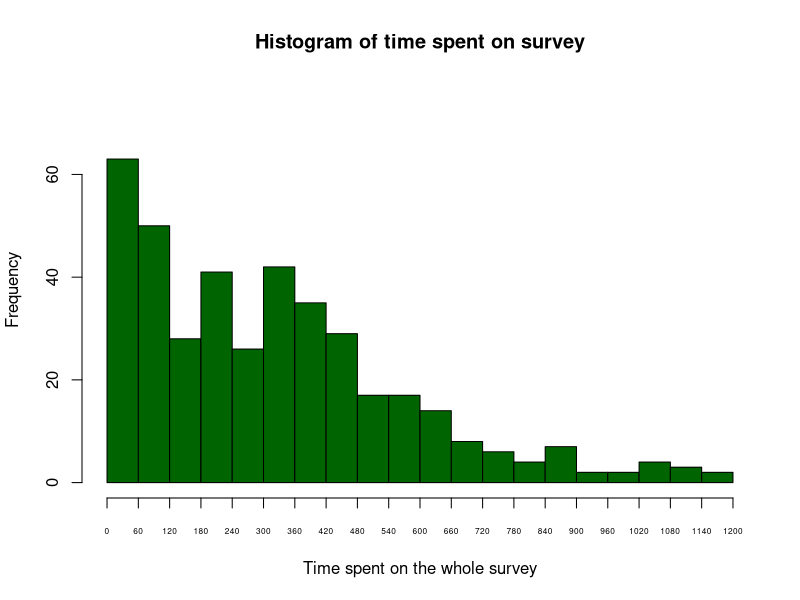
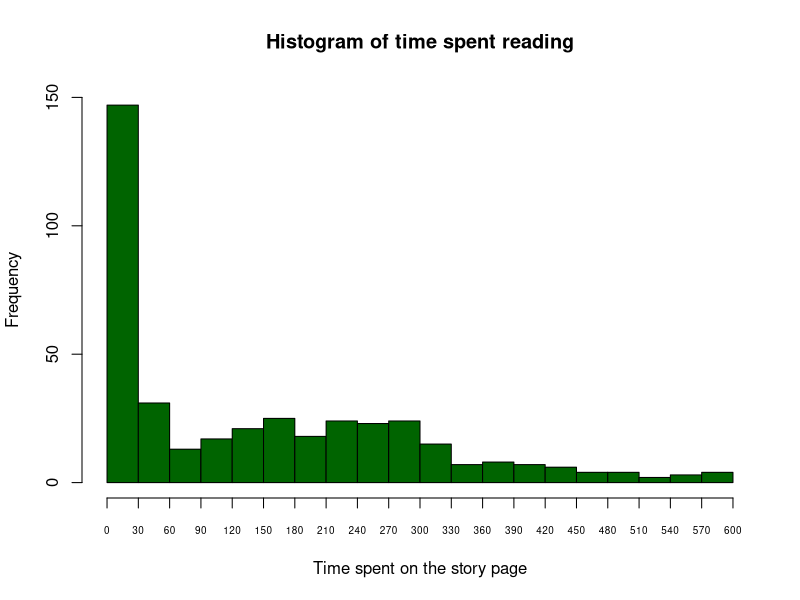
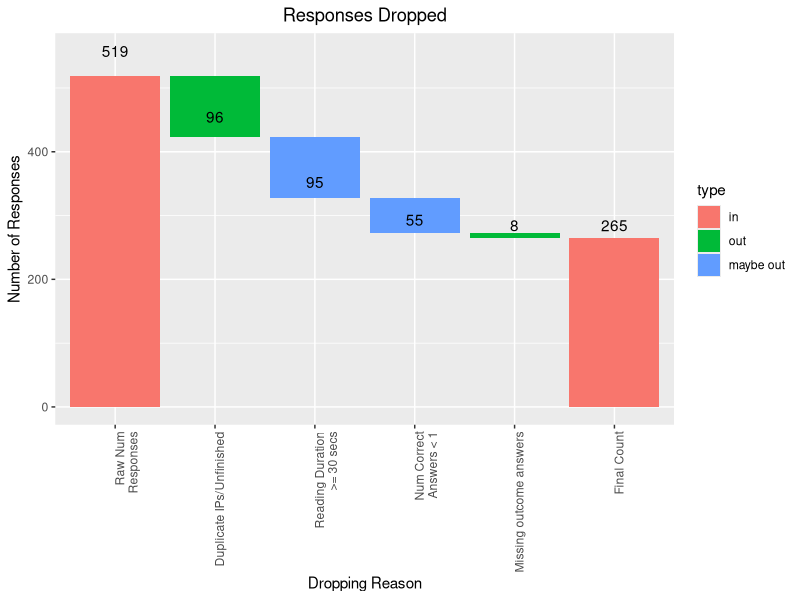

The R script that drew these images, in order:
## ---- chunk 1
knitr::opts_chunk$set(echo = TRUE)

# load packages
library(lmtest) 
library(knitr)
library(data.table)
library(tidyverse)
separator <- paste(rep("=",70), collapse = "")
## ---- chunk 2
mturk_masters = 
  read.csv("experiment_results/mturk_W241_Final-Project_Survey_Masters-Batch_Results.csv")
mturk_regulars = 
  read.csv("experiment_results/mturk_W241_Final-Project_Survey_Non-Masters-Batch_Results.csv")

# the second and third rows of the qualtrics results contain meta info 
# we do not need so we remove it here
all_content = 
  readLines("experiment_results/qualtrics_W241_Final-Project_Survey_Experiment_August-1-2018_14-06.csv")
all_content = all_content[-3]
all_content = all_content[-2]
qualtrics = read.csv(textConnection(all_content), header = TRUE, stringsAsFactors = FALSE)
rm(all_content)
# thank you: https://stackoverflow.com/questions/15860071/read-csv-header-on-first-line-skip-second-line
## ---- chunk 3
# assign groups
mturk_masters['source_group'] = 1 
mturk_regulars['source_group'] = 2
mturk_all = rbind(mturk_masters, mturk_regulars)

# keep these columns and drop the rest (switched to reverse where we explicitly drop the not necessary ones so that we are more clear about what we are dropping)
#mturk_cols_to_keep = c('HITId', 'CreationTime', 'Expiration', 'AssignmentId', 'WorkerId', 'AssignmentStatus', 'AcceptTime', 'SubmitTime', 'WorkTimeInSeconds', 'LifetimeApprovalRate', 'Last30DaysApprovalRate', 'Last7DaysApprovalRate', 'Answer.surveycode', 'source_group')
#mturk_all = mturk_all[mturk_cols_to_keep]

# drop unnecessary columns
mturk_all = subset(mturk_all, select = -c(HITTypeId, Title, Description, Keywords, 
                                          Reward, MaxAssignments, RequesterAnnotation, 
                                          AssignmentDurationInSeconds, AutoApprovalDelayInSeconds, 
                                          NumberOfSimilarHITs, LifetimeInSeconds, AssignmentId, 
                                          AutoApprovalTime, ApprovalTime, RejectionTime, 
                                          RequesterFeedback, Approve, Reject))

# rename mTurkCode column to match qualtrics
mturk_all['mTurkCode'] = mturk_all['Answer.surveycode']

# check out the combined dataset
#head(mturk_all)
table(mturk_all['source_group'])
dim(mturk_all)
## ---- chunk 4
#head(qualtrics)
responses = merge(x = qualtrics, y = mturk_all, by = "mTurkCode", all.x = TRUE)
dim(responses)
table(responses$source_group)
#head(responses)
#colnames(responses)
responses$source_group[is.na(responses$source_group)] = 3
responses$source_group <- factor(responses$source_group, labels = c("Mturk Masters", "Mturk Regulars", "F&F"))
#hist(responses$source_group, breaks=3) # could probably make this prettier
table(responses$source_group)
## ---- chunk 5
rm(list = c('mturk_all', 'mturk_masters', 'mturk_regulars', 'qualtrics'))
## ---- chunk 6
table(responses$Status)
## ---- chunk 7
# record duplicate IP Addresses and first timestamp
responses %>% 
  group_by(IPAddress) %>% 
  arrange(StartDate) %>% 
  summarize(ip_count = n(),
            StartDate = first(StartDate)) %>% 
  filter(ip_count > 1) -> duplicate_ips

# merge duplicate IP Addresses based on first time stamp
responses <- merge(x = responses, y = duplicate_ips, 
               by = c("IPAddress", "StartDate"), all.x = TRUE)
# merge all duplicate IP Addresses
responses <- merge(x = responses, y = duplicate_ips[,c("IPAddress", "ip_count")], 
               by = "IPAddress", all.x = TRUE)

responses$duplicate_ip <- 0
responses[!is.na(responses$ip_count.y),]$duplicate_ip <- 1
responses$duplicate_ip_xfirst <- 0
responses[!is.na(responses$ip_count.x),]$duplicate_ip_xfirst <- 1
responses$ip_count.x <- NULL
colnames(responses)[colnames(responses)=="ip_count.y"] <- "ip_count"
responses[is.na(responses$ip_count),]$ip_count <- 1
rm(duplicate_ips)
## ---- chunk 8
table(responses$duplicate_ip, responses$duplicate_ip_xfirst)
## ---- chunk 9
table(responses$ip_count)
## ---- chunk 10
cat(separator)
cat("\nSummary of survey's progress:\n")
summary(responses$Progress)
cat(separator)
cat("\nNumber of responses that are not finished:\n")
sum(responses$Progress < 100)
cat(separator)
cat("\nPrimary outcome distribution for unfinished responses:\n")
table(responses[responses$Progress < 100,]$Q4)
cat(separator)
cat("\nSource of  unfinished responses:\n")
table(responses[responses$Progress < 100,]$source_group)
cat(separator)
cat("\nTreatment assignment for unfinished responses:\n")
table(responses[responses$Progress < 100,]$FL_2_DO)
## ---- chunk 11
responses$valid <- "Valid"
responses[responses$Status %in% c("Spam", "Survey Preview"), ]$valid <- "Preview/Spam"
responses[responses$duplicate_ip_xfirst==1,]$valid <- "Duplicate"
responses[responses$Progress < 100,]$valid <- "Not Finished"
table(responses$valid)
## ---- chunk 12
cat(separator)
cat("\nSource of valid responses:\n")
table(responses[responses$valid == "Valid",]$source_group)
cat("\nSource of invalid responses:\n")
table(responses[responses$valid != "Valid",]$source_group)
cat(separator)
cat("\nTreatment assignment for valid responses:\n")
table(responses[responses$valid == "Valid",]$FL_2_DO)
cat("\nTreatment assignment for invalid responses:\n")
table(responses[responses$valid != "Valid",]$FL_2_DO)
## ---- chunk 13
table(responses[responses$valid == "Valid",]$FL_2_DO, 
      responses[responses$valid == "Valid",]$source_group)
## ---- chunk 14
short_story_word_count = 990
duration_secs_minimum = 30
correct_answers_minimum = 1
## ---- chunk 15
valid_responses = subset(responses, valid == "Valid")
## ---- chunk 16
summary(valid_responses$Duration..in.seconds.)
## ---- chunk 17
sum(valid_responses$Duration..in.seconds. < 1200)
## ---- chunk 18
hist(valid_responses[valid_responses$Duration..in.seconds. < 1200,]$Duration..in.seconds.,
     col = "darkgreen",
     breaks = seq(0,1200,60),
     ylim = c(0, 75),
     xaxt = 'n',
     xlab = "Time spent on the whole survey",
     main = "Histogram of time spent on survey")
axis(side = 1, at = seq(0,1200,60), labels = seq(0,1200,60), cex.axis = 0.5)
## ---- chunk 19
summary(valid_responses$Q2_Page.Submit)
## ---- chunk 20
sum(valid_responses$Q2_Page.Submit < 600)
## ---- chunk 21
hist(valid_responses[valid_responses$Q2_Page.Submit < 600,]$Q2_Page.Submit,
     col = "darkgreen",
     breaks = seq(0,600,30),
     ylim = c(0, 150),
     xaxt = 'n',
     xlab = "Time spent on the story page",
     main = "Histogram of time spent reading")
axis(side = 1, at = seq(0,600,30), labels = seq(0,600,30), cex.axis = 0.6)
## ---- chunk 22

# reading time check
#valid_responses = subset(valid_responses, Q2_Page.Submit >= duration_secs_minimum)
valid_responses[valid_responses$Q2_Page.Submit < duration_secs_minimum,]$valid <- "Undertime"
table(valid_responses$valid)
## ---- chunk 23
table(valid_responses$valid, valid_responses$FL_2_DO)
## ---- chunk 24
table(valid_responses$valid, valid_responses$source_group)
## ---- chunk 25
# reading questions check
Q12_correct_ans = 'Beautiful'
Q14_correct_ans = 'Rome'
Q16_correct_ans = 'Gaius was killed'
valid_responses['Q12_correct'] = ifelse(valid_responses$Q12 == Q12_correct_ans, 1, 0)
valid_responses['Q14_correct'] = ifelse(valid_responses$Q14 == Q14_correct_ans, 1, 0)
valid_responses['Q16_correct'] = ifelse(valid_responses$Q12 == Q16_correct_ans, 1, 0)
valid_responses['correct_answers'] = valid_responses$Q12_correct + 
  valid_responses$Q14_correct + valid_responses$Q16_correct
table(valid_responses$correct_answers)
## ---- chunk 26
valid_responses[valid_responses$correct_answers < correct_answers_minimum,]$valid <- "Very incorrect"
table(valid_responses$valid)
## ---- chunk 27
sum(valid_responses$Q4 == -99)
## ---- chunk 28
valid_responses[valid_responses$Q4 == -99,]$valid <- "Missing outcome"
table(valid_responses$valid)
## ---- chunk 29
table(valid_responses$Q25)
## ---- chunk 30
valid_responses$issues <- "No issues"
#valid_responses[valid_responses$Q25 == 'Yes',]$issues <- "Know the story"
valid_responses[valid_responses$Q5 == '-99',]$issues <- "Missing text review"
valid_responses[valid_responses$Q25 == '-99',]$issues <- "Missing answer"
valid_responses[valid_responses$Q12 == '-99',]$issues <- "Missing answer"
valid_responses[valid_responses$Q14 == '-99',]$issues <- "Missing answer"
valid_responses[valid_responses$Q16 == '-99',]$issues <- "Missing answer"
table(valid_responses$issues)
## ---- chunk 31
table(valid_responses$valid, valid_responses$issues)
## ---- chunk 32
nrows_raw <- nrow(responses)
excl_dups_unfinished <- nrow(valid_responses)
excl_dur_undertime <- excl_dups_unfinished - sum(valid_responses$valid == 'Undertime')
excl_incorrect_answ <- excl_dur_undertime - sum(valid_responses$valid == 'Very incorrect')
excl_missing_outcome <- excl_incorrect_answ - sum(valid_responses$valid == 'Missing outcome')
nrows_final <- sum(valid_responses$valid == 'Valid')
## ---- chunk 33
labels = c('Raw Num\nResponses', 
           'Duplicate IPs/Unfinished',
           sprintf('Reading Duration\n>= %s secs', duration_secs_minimum), 
           sprintf('Num Correct\nAnswers < %s', correct_answers_minimum), 
           'Missing outcome answers', 
           'Final Count')

desc = factor(labels, levels=labels)
type = c('in', 'out', 'maybe out', 'maybe out', 'out', 'in')
type = factor(type, levels = c("in", "out", "maybe out"))

start = c(0, nrows_raw, 
          excl_dups_unfinished, 
          excl_dur_undertime, 
          excl_incorrect_answ, 
          excl_missing_outcome)
end = c(nrows_raw, 
        excl_dups_unfinished, 
        excl_dur_undertime, 
        excl_incorrect_answ, 
        nrows_final, 0)
amount = c(nrows_raw, 
           -excl_dups_unfinished, 
           -excl_dur_undertime, 
           -excl_incorrect_answ, 
           -excl_missing_outcome, 
           -nrows_final)
id = seq_along(amount)
waterfall_data = data.frame(id, desc, type, start, end, amount)

label_names <- c(nrows_raw, 
                 nrows_raw - excl_dups_unfinished,
                 excl_dups_unfinished - excl_dur_undertime,
                 excl_dur_undertime - excl_incorrect_answ,
                 excl_incorrect_answ - excl_missing_outcome,
                 nrows_final)

adj <- 1.075
label_pos <- c(nrows_raw * adj, 
               excl_dups_unfinished * adj,
               excl_dur_undertime * adj,
               excl_incorrect_answ * adj,
               excl_missing_outcome * adj,
               nrows_final * adj)

waterfall_plot = 
  ggplot(waterfall_data, aes(desc, fill = type, 
                             xmin = id - 0.45, xmax = id + 0.45, ymin = end, ymax = start, 
                             label = label_names)) + 
  geom_rect()
waterfall_plot + 
  ggtitle("Responses Dropped") + 
  theme(plot.title = element_text(hjust = 0.5), 
        axis.text.x = element_text(angle = 90, hjust = 1)) + 
  labs(y="Number of Responses", x="Dropping Reason") +
  geom_text(aes(y = label_pos, label = label_names))

## ---- chunk 34
rm(list = c("adj", "amount", "desc", "end", "id", "label_names", "label_pos", "labels", "start", "type"))
rm(list = c("excl_dups_unfinished", "excl_dur_undertime", "excl_incorrect_answ"))
rm(list = c("excl_missing_outcome", "nrows_final", "nrows_raw"))
rm(list = c("Q12_correct_ans", "Q14_correct_ans", "Q16_correct_ans"))
rm(list = c("correct_answers_minimum", "duration_secs_minimum", "short_story_word_count"))
rm(list = c("waterfall_data", "waterfall_plot"))
## ---- chunk 35
valid_responses['experiment_group'] = 
  ifelse(valid_responses$FL_2_DO == 'Introduction:Control', 1, 
         ifelse(valid_responses$FL_2_DO == 'Introduction:1Star', 2,
                ifelse(valid_responses$FL_2_DO == 'Introduction:4.5Stars', 3, -1)))
valid_responses['treated'] = ifelse(valid_responses$experiment_group == 2, 1,
                                    ifelse(valid_responses$experiment_group == 3, 1, 0))
valid_responses['treatment_rating'] = ifelse(valid_responses$experiment_group == 2, 2,
                                       ifelse(valid_responses$experiment_group == 3, 5, NA))
valid_responses['experiment_group_chr'] = 
  ifelse(valid_responses$FL_2_DO == 'Introduction:Control', "Control", 
         ifelse(valid_responses$FL_2_DO == 'Introduction:1Star', "Treat: Low",
                ifelse(valid_responses$FL_2_DO == 'Introduction:4.5Stars', "Treat: High", "NA")))
## ---- chunk 36
table(valid_responses$experiment_group, valid_responses$experiment_group_chr)
## ---- chunk 37
summary(valid_responses$Q4)
## ---- chunk 38
summary(valid_responses[valid_responses$valid == "Valid",]$Q4)
## ---- chunk 39
valid_responses %>% 
  filter(valid != "Missing outcome") %>% 
  group_by(valid, FL_2_DO) %>% 
  summarize(responseCount = n(),
            avgRating = round(mean(Q4),1))
## ---- chunk 40
calc_exp_group_avg_rating = function(data, group) {
  avg_rating = mean(subset(data, experiment_group == group)$Q4)
  return(avg_rating)
}
get_nrow_of_group = function(data, group) {
  rows = nrow(subset(data, experiment_group == group))
  return(rows)
}
get_pct_subjects_of_group = function(data, group) {
  count = get_nrow_of_group(data, group)
  pct = round(count / nrow(data) * 100, 2)
  return(pct)
}
control_avg_rating = calc_exp_group_avg_rating(valid_responses[valid_responses$valid == "Valid",], 1)
treatment_low_avg_rating = calc_exp_group_avg_rating(valid_responses[valid_responses$valid == "Valid",], 2)
treatment_high_avg_rating = calc_exp_group_avg_rating(valid_responses[valid_responses$valid == "Valid",], 3)
# todo: is this actually how you calculate ATE?
ate_high = treatment_high_avg_rating - control_avg_rating
ate_low = treatment_low_avg_rating - control_avg_rating
groups = c(
  'Control',
  'Treatment - Low Rating',
  'Treatment - High Rating')
counts = c(
  get_nrow_of_group(valid_responses[valid_responses$valid == "Valid",], 1),
  get_nrow_of_group(valid_responses[valid_responses$valid == "Valid",], 2),
  get_nrow_of_group(valid_responses[valid_responses$valid == "Valid",], 3))
pcts = c(
  get_pct_subjects_of_group(valid_responses[valid_responses$valid == "Valid",], 1),
  get_pct_subjects_of_group(valid_responses[valid_responses$valid == "Valid",], 2),
  get_pct_subjects_of_group(valid_responses[valid_responses$valid == "Valid",], 3))
avg_ratings = c(
  round(control_avg_rating,2),
  round(treatment_low_avg_rating,2),
  round(treatment_high_avg_rating,2))
ates = c(
  0,
  round(ate_low,2),
  round(ate_high,2))
treated_ratings = c('na', '2/6 Stars', '5/6 Stars')
outcome_table = data.frame(groups, counts, pcts, treated_ratings, avg_ratings, ates)
kable(outcome_table, col.names = 
        c('Group', '# of Subjects', '% of Total Subjects', 'Treated Rating', 'AVG Rating', 'ATE'))
## ---- chunk 41
model = lm(Q4 ~ experiment_group_chr, 
           data = valid_responses[valid_responses$valid == "Valid",])
summary(model)
coefci(model)
## ---- chunk 42
model = lm(Q4 ~ experiment_group_chr, 
           data = valid_responses[valid_responses$valid != "Missing outcome",])
summary(model)
coefci(model)
## ---- chunk 43
valid_responses$undertime <- ifelse(valid_responses$valid == "Undertime", 1, 0)
valid_responses$incorrect <- ifelse(valid_responses$valid == "Very incorrect", 1, 0)
## ---- chunk 44
model = lm(Q4 ~ experiment_group_chr + undertime + incorrect, 
           data = valid_responses[valid_responses$valid != "Missing outcome",])
summary(model)
coefci(model)
